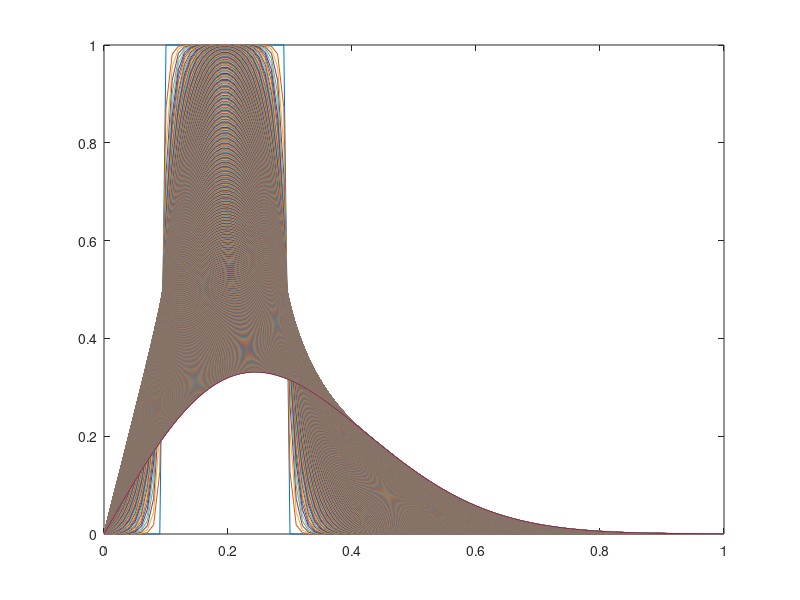

Here is the MATLAB script that generated this plot:
% This code solves the Advection-Diffusion Equation, 
%       u_t+au_x=bu_xx
% using a Fraction Step Method (discussed in Chpt 11 of FDM by Leveque).
% This method solves  u_t+au_x=0  over a time step k/2 to get a grid value
% U*.  U* is used in u_t=bu_xx over a second time step k/2 to get the grid
% value, U at time t_0+k.

% Upwind_Advection.m from ``Numerical Schemes'' will be borrowed for the
% advection part of this solver, and Two_Point_BVP_Centered_Difference.m
% for the diffusion.

a=0.0475;  % advection coefficient
b=1e-2;    % diffusion coefficient

%I=@(y) -(y-0.7808).^2+0.6096;  % example u(x,0) (didn't yield good results
                                % for the first version of this code

m=100;   % # spatial grid points
xend=1;    % final x value
h=xend/m;   % step size
x=[0:h:xend];   % x grid

n=1000;
tend=2;
k=tend/n;
t=[0:k:tend];

if (abs(a*k/h)>1)
	error(['Please select "a" smaller than ', num2str(h/k), '. ',...
        num2str(0.95*h/k), ' gives |ak/h|=0.95.']) % Upwind stable for |ak<h|<1
end

% Setup Centered Difference method for Diffusion

A=sparse(m+1,m+1);   % Sparse uses less memory than zeros
for i=2:m;       % Rows 1 and m+1 reserved for BC
    A(i,i)=2;    % main diagonal is 2
    A(i,i-1)=-1; % upper diagonal is -1
    A(i,i+1)=-1; % lower diagonal is -1
end
A=h^(-2)*A;

C=sparse(eye(m+1,m+1)+k*b*A);   % If F(1)=0, Dirichlet BC satisfied
C(m+1,m)=-1/h; C(m+1,m+1)=1/h;  % Neumann BC at x=1 (we will set F(m+1)=0)

% Advection, then Diffusion

u1=zeros(1,length(x));
u1(round(0.1*(length(x)/xend)+1):round(0.3*(length(x)/xend)))=1;

close all
figure
plot(x,u1)
hold on
for i=1:n
	u0=u1;	% update (i-1)k solution vector
	u1(2:m)=u0(2:m)-(a*k/h)*(u0(2:m)-u0(1:m-1)); % upwind advection for a>0
	u1(1)=0; 	% Dirichlet BC at x=0
    u1(m+1)=u1(m);  % Neumann BC at x=1
    F=zeros(m+1,1);   
    for j=2:m
        F(j)=u0(j);   % f(x(i))=u_t(x(i))
    end
    u1=C\F; % centered difference for diffusion
    plot(x,u1)
    pause(0.01)
end
hold off
